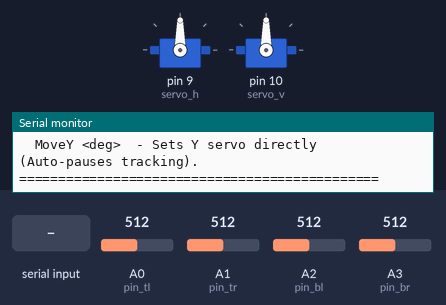
Bench run of a sketch on a simulated Arduino Uno, built with avr-gcc and run on an emulated ATmega328P. On the bench: 2 × servo, the last lines printed to the serial monitor. The test bench sets the inputs (shaded band); at power-on: A0 (pin_tl) = 512, A1 (pin_tr) = 512, A2 (pin_bl) = 512, A3 (pin_br) = 512.

Above: at 1.2 s.
1.3 s: A0 (pin_tl) set to 540
3.0 s: A0 (pin_tl) set to 566
At 3.57 s:
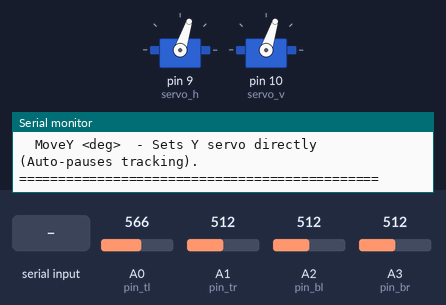
At 5.8 s:
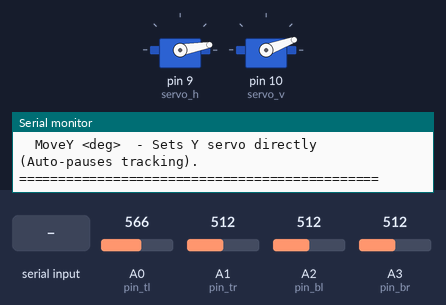
6.0 s: A1 (pin_tr) set to 716
At 6.53 s:
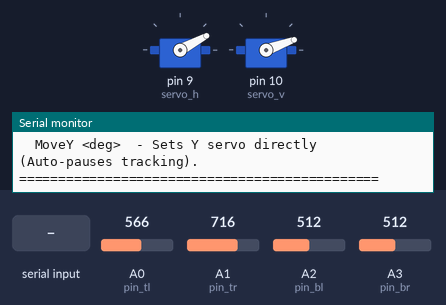
9.0 s: "MoveHome\n" received over Serial
12.0 s: A2 (pin_bl) set to 694
14.0 s: A2 (pin_bl) set to 705
At 14.52 s:
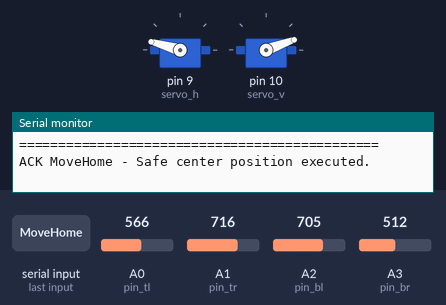
Timing chart, 0 to 19.7 s (numbered marks = the images above; inputs shaded):
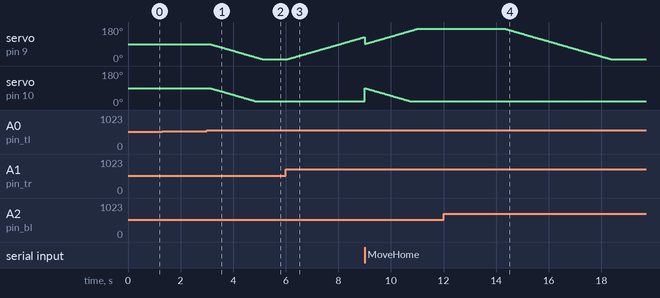

The sketch:

SunTracker.ino
```cpp
#include <Servo.h>

// --- HARDVÉROVÁ KONFIGURÁCIA ---
const int pin_tl = A0; // Top Left LDR
const int pin_tr = A1; // Top Right LDR
const int pin_bl = A2; // Bottom Left LDR
const int pin_br = A3; // Bottom Right LDR

Servo servo_h; // Horizontálne servo (Pin 9)
Servo servo_v; // Vertikálne servo (Pin 10)

// --- LIMITY A BEZPEČNOSŤ (Mechanické dorazy) ---
const int limit_h_min = 10;
const int limit_h_max = 170;
const int limit_v_min = 20;
const int limit_v_max = 160;

const int home_h = 90; // Domovská pozícia X
const int home_v = 90; // Domovská pozícia Y

// --- PREMENNÉ STAVU A POZÍCIE ---
int pos_h = 90;
int pos_v = 90;
bool tracking_active = true; // Stavový automat: true = AUTO, false = PAUSE (Manuálny režim)

// --- ALGORITMICKÁ OPTIMALIZÁCIA ---
const int tolerance = 20;               // Hysterézna tolerancia proti kmitaniu
const unsigned long tracking_interval = 25; // Perióda spracovania trackeru v ms (nahrádza delay)
unsigned long last_tracking_time = 0;   // Časová značka pre neblokujúci časovač

// Digitálny filter (EMA): Vyhladzovanie šumu z LDR
// f_val = (alpha * current_read) + ((1 - alpha) * last_f_val)
float f_tl = 0.0, f_tr = 0.0, f_bl = 0.0, f_br = 0.0;
const float alpha = 0.15; // Koeficient filtra (0.05 až 0.30). Čím nižší, tým silnejší filter.

void setup() {
  // Zvýšenie rýchlosti zbernice na 115200 baud pre minimálnu latenciu prenosu príkazov
  Serial.begin(115200);

  servo_h.attach(9);
  servo_v.attach(10);

  // Prvotná inicializácia pozície
  servo_h.write(pos_h);
  servo_v.write(pos_v);

  // Pred-načítanie hodnôt do filtra, aby sme nezačínali od nuly
  f_tl = analogRead(pin_tl);
  f_tr = analogRead(pin_tr);
  f_bl = analogRead(pin_bl);
  f_br = analogRead(pin_br);

  printHelp();
}

void loop() {
  // 1. Krok: Okamžitá kontrola a spracovanie prichádzajúcich dát zo Serial linky (Non-blocking)
  if (Serial.available() > 0) {
    processSerialCommands();
  }

  // 2. Krok: Vyhodnotenie Sun Trackera na základe hardvérového časovača millis()
  if (tracking_active) {
    unsigned long current_time = millis();
    if (current_time - last_tracking_time >= tracking_interval) {
      last_tracking_time = current_time;
      runSunTrackerAlgorithm();
    }
  }
}

// --- FUNKCIA PRE AUTOMATICKÉ SLEDOVANIE SLNKA ---
void runSunTrackerAlgorithm() {
  // Aplikácia low-pass filtra (EMA) na potlačenie vysokofrekvenčného šumu
  f_tl = (alpha * analogRead(pin_tl)) + ((1.0 - alpha) * f_tl);
  f_tr = (alpha * analogRead(pin_tr)) + ((1.0 - alpha) * f_tr);
  f_bl = (alpha * analogRead(pin_bl)) + ((1.0 - alpha) * f_bl);
  f_br = (alpha * analogRead(pin_br)) + ((1.0 - alpha) * f_br);

  // Konverzia filtrovaných dát na celé čísla pre maticu diferencií
  int avg_top = ((int)f_tl + (int)f_tr) / 2;
  int avg_bottom = ((int)f_bl + (int)f_br) / 2;
  int avg_left = ((int)f_tl + (int)f_bl) / 2;
  int avg_right = ((int)f_tr + (int)f_br) / 2;

  int diff_v = avg_top - avg_bottom;
  int diff_h = avg_left - avg_right;

  // Vertikálne riadenie (Y-os)
  if (abs(diff_v) > tolerance) {
    if (diff_v > 0) pos_v--; else pos_v++;
    pos_v = constrain(pos_v, limit_v_min, limit_v_max);
    servo_v.write(pos_v);
  }

  // Horizontálne riadenie (X-os)
  if (abs(diff_h) > tolerance) {
    if (diff_h > 0) pos_h--; else pos_h++;
    pos_h = constrain(pos_h, limit_h_min, limit_h_max);
    servo_h.write(pos_h);
  }
}

// --- PARSER SÉRIOVÝCH PRÍKAZOV ---
void processSerialCommands() {
  String input = Serial.readStringUntil('\n');
  input.trim(); // Odstránenie neviditeľných znakov ako \r (Carriage Return) a medzier na koncoch

  // Príkaz: GetPos
  if (input.equalsIgnoreCase("GetPos")) {
    Serial.print("ACK GetPos H_Pos:");
    Serial.print(pos_h);
    Serial.print(" V_Pos:");
    Serial.print(pos_v);
    Serial.print(" State:");
    Serial.println(tracking_active ? "AUTO_TRACKING" : "PAUSED_MANUAL");
  }

  // Príkaz: Start
  else if (input.equalsIgnoreCase("Start")) {
    tracking_active = true;
    Serial.println("ACK Start - Automatic tracking enabled.");
  }

  // Príkaz: Pause
  else if (input.equalsIgnoreCase("Pause")) {
    tracking_active = false;
    Serial.println("ACK Pause - Automatic tracking suspended. Manual mode active.");
  }

  // Príkaz: MoveHome
  else if (input.equalsIgnoreCase("MoveHome")) {
    pos_h = home_h;
    pos_v = home_v;
    servo_h.write(pos_h);
    servo_v.write(pos_v);
    Serial.println("ACK MoveHome - Safe center position executed.");
  }

  // Príkaz: MoveX {hodnota}
  else if (input.startsWith("MoveX ") || input.startsWith("moveX ")) {
    int requested_val = input.substring(6).toInt();
    int target_val = constrain(requested_val, limit_h_min, limit_h_max);

    // Rozmýšľanie dopredu: Ak užívateľ zadá manuálny posun, automaticky pozastavíme tracking,
    // aby sa algoritmus "nebil" s manuálnym nastavením.
    tracking_active = false;

    pos_h = target_val;
    servo_h.write(pos_h);

    Serial.print("ACK MoveX: ");
    Serial.print(target_val);
    if (requested_val != target_val) {
      Serial.print(" (Warning: Constrained from ");
      Serial.print(requested_val);
      Serial.print(")");
    }
    Serial.println(" - Auto-tracking PAUSED.");
  }

  // Príkaz: MoveY {hodnota}
  else if (input.startsWith("MoveY ") || input.startsWith("moveY ")) {
    int requested_val = input.substring(6).toInt();
    int target_val = constrain(requested_val, limit_v_min, limit_v_max);

    tracking_active = false; // Auto-pause pre bezpečnosť

    pos_v = target_val;
    servo_v.write(pos_v);

    Serial.print("ACK MoveY: ");
    Serial.print(target_val);
    if (requested_val != target_val) {
      Serial.print(" (Warning: Constrained from ");
      Serial.print(requested_val);
      Serial.print(")");
    }
    Serial.println(" - Auto-tracking PAUSED.");
  }

  // Neznámy príkaz (Error handling)
  else {
    Serial.print("ERR Unknown command: '");
    Serial.print(input);
    Serial.println("'. Type commands precisely.");
  }
}

// Informačné menu pri štarte systému
void printHelp() {
  Serial.println(F("\n=============================================="));
  Serial.println(F("       ADVANCED DUAL-AXIS SUN TRACKER v3.0   "));
  Serial.println(F("=============================================="));
  Serial.println(F("Available Serial Commands (Case-Insensitive):"));
  Serial.println(F("  GetPos       - Returns current X/Y angles and mode."));
  Serial.println(F("  Start        - Resumes automatic LDR sun tracking."));
  Serial.println(F("  Pause        - Halts auto-tracking for manual control."));
  Serial.println(F("  MoveHome     - Sends both servos to 90 degrees."));
  Serial.println(F("  MoveX <deg>  - Sets X servo directly (Auto-pauses tracking)."));
  Serial.println(F("  MoveY <deg>  - Sets Y servo directly (Auto-pauses tracking)."));
  Serial.println(F("=============================================="));
}
```

Measured:
- the behaviour switches between 554 and 555 on A0 (pin_tl) (found by bisection; images 0 and 1)
- the behaviour switches between 704 and 705 on A2 (pin_bl) (found by bisection; images 3 and 4)
- after the input at 1.3 s, every drawn part: stays the same
- after the input at 3.0 s, servo on pin 9 (servo_h): moves from 90° to 10° over 2.0 s, starting after 0.13 s; servo on pin 10 (servo_v): moves from 90° to 20° over 1.7 s, starting after 0.13 s
- after the input at 6.0 s, servo on pin 9 (servo_h): moves from 10° to 127° over 2.9 s, starting after 0.08 s
- after the input at 12.0 s, every drawn part: stays the same
- after the input at 14.0 s, servo on pin 9 (servo_h): moves from 170° to 10° over 4.0 s, starting after 0.37 s
